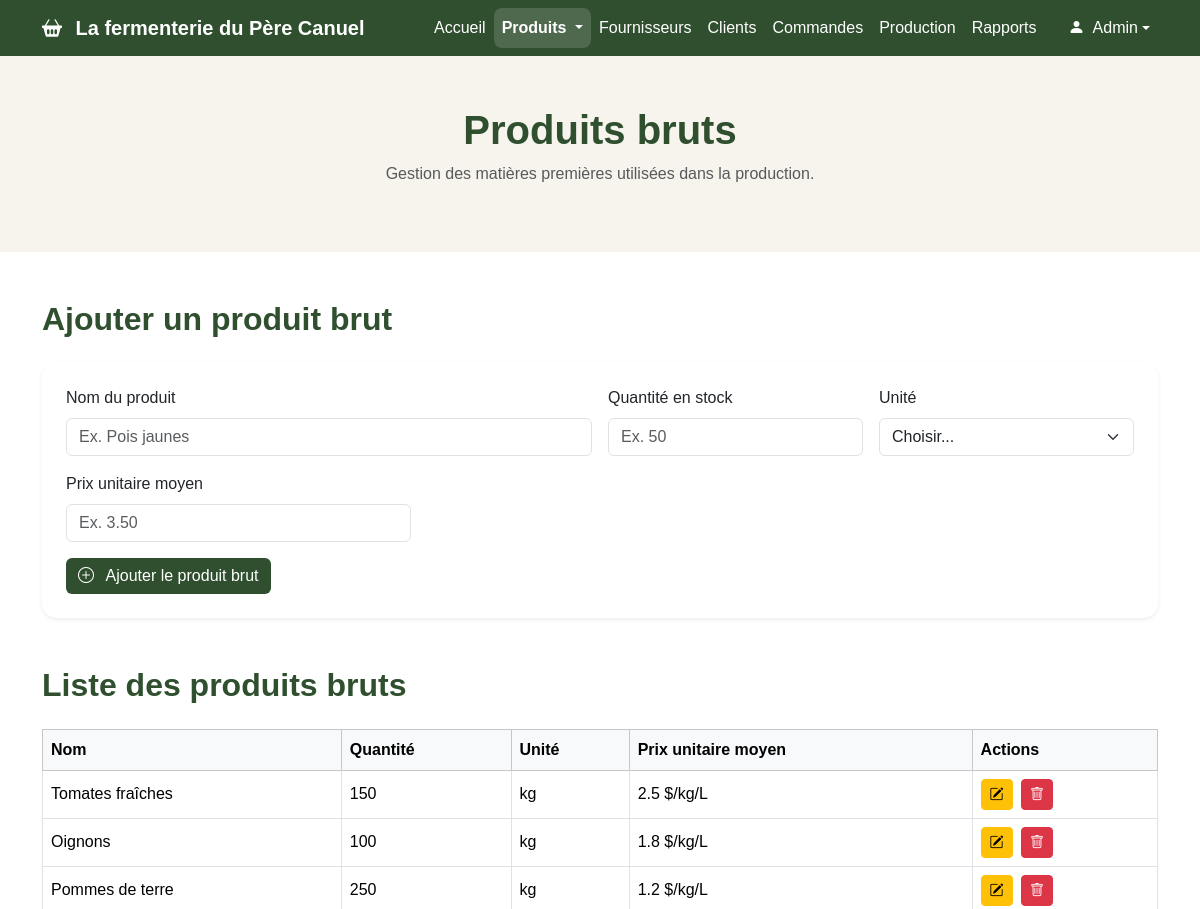
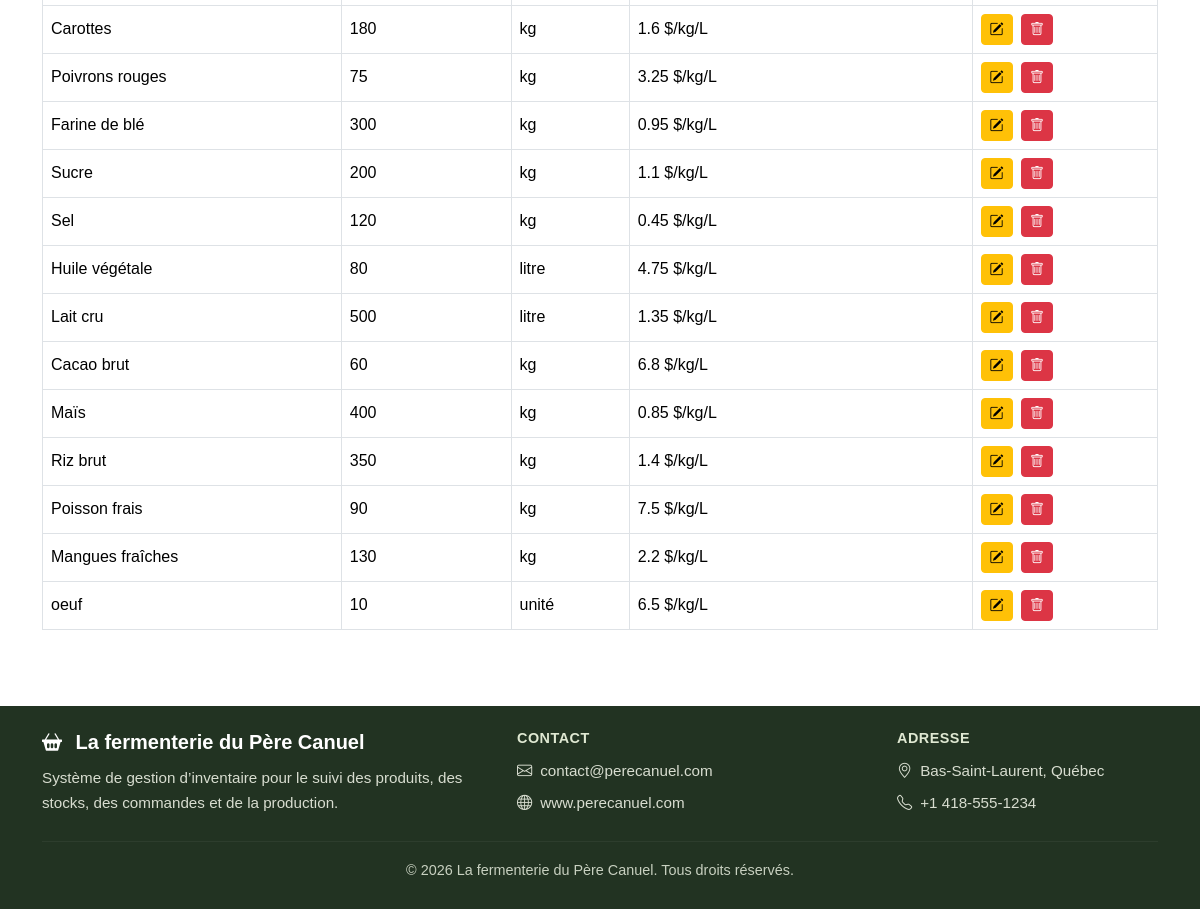
The page /produits-bruts.php on the database its author committed (2 pictures, top to bottom).
### tables this page shows
CREATE TABLE `produitbrut` (
  `id_produit_brut` int(11) NOT NULL,
  `nom` varchar(100) DEFAULT NULL,
  `quantite_stock` int(11) DEFAULT NULL,
  `unite_mesure` varchar(50) DEFAULT NULL,
  `prix_unitaire_moyen` float DEFAULT NULL
);

### produits-bruts.php (the view, shortened to what this page needs)
<?php
require_once "liaisonBD.php";
$sql = "SELECT * FROM produitbrut";
$stmt = $pdo->query($sql);
$produits_bruts = $stmt->fetchAll(PDO::FETCH_ASSOC);
?>
<!DOCTYPE html>
<html lang="fr">
<head>
  <link href="https://cdn.jsdelivr.net/npm/bootstrap@5.3.3/dist/css/bootstrap.min.css" rel="stylesheet">
  <link href="https://cdn.jsdelivr.net/npm/bootstrap-icons@1.11.3/font/bootstrap-icons.css" rel="stylesheet">
  <link type="text/css" rel="stylesheet" href="styles/produits-bruts.css"/>
</head>
<body>
<nav class="navbar navbar-expand-lg navbar-dark">
  <div class="container">
    <a class="navbar-brand fw-bold" href="index.php">
      <i class="bi bi-basket2-fill me-2"></i>
      La fermenterie du Père Canuel
    </a>
    <div class="collapse navbar-collapse" id="navbarMenu">
      <ul class="navbar-nav ms-auto">
        <li class="nav-item"><a class="nav-link" href="index.php">Accueil</a></li>
        <li class="nav-item dropdown">
          <a class="nav-link dropdown-toggle active" href="#" id="produitsDropdown" role="button" data-bs-toggle="dropdown">
            Produits
          </a>
        </li>
        <li class="nav-item"><a class="nav-link" href="fournisseurs.php">Fournisseurs</a></li>
        <li class="nav-item"><a class="nav-link" href="clients.php">Clients</a></li>
        <li class="nav-item"><a class="nav-link" href="commandes.php">Commandes</a></li>
        <li class="nav-item"><a class="nav-link" href="production.php">Production</a></li>
        <li class="nav-item"><a class="nav-link" href="rapports.php">Rapports</a></li>
        <li class="nav-item dropdown ms-lg-3">
          <a class="nav-link dropdown-toggle d-flex align-items-center" href="#" id="userDropdown" role="button" data-bs-toggle="dropdown">
            <span class="user-avatar me-2"><i class="bi bi-person-fill"></i></span>
            Admin
          </a>
        </li>
      </ul>
    </div>
  </div>
</nav>
<header class="page-header">
  <div class="container">
    <h1>Produits bruts</h1>
    <p class="text-muted">Gestion des matières premières utilisées dans la production.</p>
  </div>
</header>
<main class="container my-5">
  <section class="mb-5">
    <h2 class="section-title mb-4">Ajouter un produit brut</h2>
    <div class="card shadow-sm p-4">
      <form method="POST">
        <div class="row g-3">
          <div class="col-md-6">
            <label class="form-label">Nom du produit</label>
            <input type="text" class="form-control" name="nom" placeholder="Ex. Pois jaunes" required>
          </div>
          <div class="col-md-3">
            <label class="form-label">Quantité en stock</label>
            <input type="number" class="form-control" name="quantite_stock" placeholder="Ex. 50" required>
          </div>
          <div class="col-md-3">
            <label class="form-label">Unité</label>
            <select class="form-select" name="unite_mesure" required>
              <option value="">Choisir...</option>
            </select>
          </div>
          <div class="col-md-4">
            <label class="form-label">Prix unitaire moyen</label>
            <input type="number" step="0.01" class="form-control" name="prix_unitaire_moyen" placeholder="Ex. 3.50" required>
          </div>
          <div class="col-12">
            <button type="submit" name="ajouter" class="btn btn-principal">
              <i class="bi bi-plus-circle me-2"></i>
              Ajouter le produit brut
            </button>
          </div>
        </div>
      </form>
    </div>
  </section>
  <section>
    <h2 class="section-title mb-4">Liste des produits bruts</h2>
    <div class="table-responsive">
      <table class="table table-bordered align-middle">
        <thead class="table-light">
          <tr>
            <th>Nom</th>
            <th>Quantité</th>
            <th>Unité</th>
            <th>Prix unitaire moyen</th>
            <th>Actions</th>
          </tr>
        </thead>
        <tbody>
          <?php foreach ($produits_bruts as $produit_brut): ?>
            <tr>
              <td><?= htmlspecialchars($produit_brut["nom"]) ?></td>
              <td><?= htmlspecialchars($produit_brut["quantite_stock"]) ?></td>
              <td><?= htmlspecialchars($produit_brut["unite_mesure"]) ?></td>
              <td><?= htmlspecialchars($produit_brut["prix_unitaire_moyen"]) ?> $/kg/L</td>
              <td>
                <button
                  type="button"
                  class="btn btn-sm btn-warning me-1"
                  data-bs-toggle="modal"
                  data-bs-target="#modifierModal"
                  data-id="<?= $produit_brut["id_produit_brut"] ?>"
                  data-nom="<?= htmlspecialchars($produit_brut["nom"]) ?>"
                  data-quantite="<?= htmlspecialchars($produit_brut["quantite_stock"]) ?>"
                  data-unite="<?= htmlspecialchars($produit_brut["unite_mesure"]) ?>"
                  data-prix="<?= htmlspecialchars($produit_brut["prix_unitaire_moyen"]) ?>"
                >
                  <i class="bi bi-pencil-square"></i>
                </button>
                <button
                  type="button"
                  class="btn btn-sm btn-danger"
                  data-bs-toggle="modal"
                  data-bs-target="#supprimerModal"
                  data-id="<?= $produit_brut["id_produit_brut"] ?>"
                  data-nom="<?= htmlspecialchars($produit_brut["nom"]) ?>"
                >
                  <i class="bi bi-trash"></i>
                </button>
              </td>
            </tr>
          <?php endforeach; ?>
        </tbody>
      </table>
    </div>
  </section>
</main>
<footer class="footer-pro">
  <div class="container py-4">
    <div class="row gy-4 align-items-center">
      <div class="col-lg-5 col-md-12">
        <h5 class="footer-title">
          <i class="bi bi-basket2-fill me-2"></i>
          La fermenterie du Père Canuel
        </h5>
        <p class="footer-text mb-0">
          Système de gestion d’inventaire pour le suivi des produits,
          des stocks, des commandes et de la production.
        </p>
      </div>
      <div class="col-lg-4 col-md-12">
        <h6 class="footer-subtitle">Contact</h6>
        <p class="footer-text mb-2"><i class="bi bi-envelope me-2"></i>contact@perecanuel.com</p>
        <p class="footer-text mb-0"><i class="bi bi-globe me-2"></i>www.perecanuel.com</p>
      </div>
      <div class="col-lg-3 col-md-12">
        <h6 class="footer-subtitle">Adresse</h6>
        <p class="footer-text mb-2"><i class="bi bi-geo-alt me-2"></i>Bas-Saint-Laurent, Québec</p>
        <p class="footer-text mb-0"><i class="bi bi-telephone me-2"></i>+1 418-555-1234</p>
      </div>
    </div>
    <hr class="footer-line">
    <div class="text-center">
      <p class="footer-bottom mb-1">
        © 2026 La fermenterie du Père Canuel. Tous droits réservés.
      </p>
    </div>
  </div>
</footer>
</body>
</html>

### styles/produits-bruts.css (style rules this page uses)
body { font-family: Arial, Helvetica, sans-serif; background-color: #ffffff; }
.navbar { background-color: #2f4f2f; }
.navbar-brand, .nav-link { color: white; font-weight: 500; }
.navbar .nav-link.active { color: #ffffff; font-weight: 700; background-color: rgba(255, 255, 255, 0.15); border-radius: 8px; }
.page-header { background-color: #f7f4ed; padding: 50px 0; text-align: center; }
.page-header h1 { color: #2f4f2f; font-weight: 700; }
.section-title { color: #2f4f2f; font-weight: 700; }
.btn-principal { background-color: #2f4f2f; color: white; border: none; }
.card { border-radius: 15px; border: none; }
.footer-pro { background-color: #223322; color: #ffffff; margin-top: 60px; }
.footer-title { font-weight: 700; color: #ffffff; margin-bottom: 12px; }
.footer-subtitle { font-weight: 700; color: #dfe8d2; margin-bottom: 12px; text-transform: uppercase; font-size: 0.9rem; letter-spacing: 0.5px; }
.footer-text { color: #d8ddd0; font-size: 0.95rem; line-height: 1.6; }
.footer-line { border-color: rgba(255, 255, 255, 0.2); margin: 25px 0 18px; }
.footer-bottom { color: #c8d0c0; font-size: 0.9rem; }

### rows shown on the page
produitbrut: nom "Tomates fraîches", quantite_stock "150", unite_mesure "kg", prix_unitaire_moyen "2.5"
produitbrut: nom "Oignons", quantite_stock "100", unite_mesure "kg", prix_unitaire_moyen "1.8"
produitbrut: nom "Pommes de terre", quantite_stock "250", unite_mesure "kg", prix_unitaire_moyen "1.2"
produitbrut: nom "Carottes", quantite_stock "180", unite_mesure "kg", prix_unitaire_moyen "1.6"
produitbrut: nom "Poivrons rouges", quantite_stock "75", unite_mesure "kg", prix_unitaire_moyen "3.25"
produitbrut: nom "Farine de blé", quantite_stock "300", unite_mesure "kg", prix_unitaire_moyen "0.95"
produitbrut: nom "Sucre", quantite_stock "200", unite_mesure "kg", prix_unitaire_moyen "1.1"
produitbrut: nom "Sel", quantite_stock "120", unite_mesure "kg", prix_unitaire_moyen "0.45"
produitbrut: nom "Huile végétale", quantite_stock "80", unite_mesure "litre", prix_unitaire_moyen "4.75"
produitbrut: nom "Lait cru", quantite_stock "500", unite_mesure "litre", prix_unitaire_moyen "1.35"
produitbrut: nom "Cacao brut", quantite_stock "60", unite_mesure "kg", prix_unitaire_moyen "6.8"
produitbrut: nom "Maïs", quantite_stock "400", unite_mesure "kg", prix_unitaire_moyen "0.85"
produitbrut: nom "Riz brut", quantite_stock "350", unite_mesure "kg", prix_unitaire_moyen "1.4"
produitbrut: nom "Poisson frais", quantite_stock "90", unite_mesure "kg", prix_unitaire_moyen "7.5"
produitbrut: nom "Mangues fraîches", quantite_stock "130", unite_mesure "kg", prix_unitaire_moyen "2.2"
produitbrut: nom "oeuf", quantite_stock "10", unite_mesure "unité", prix_unitaire_moyen "6.5"
